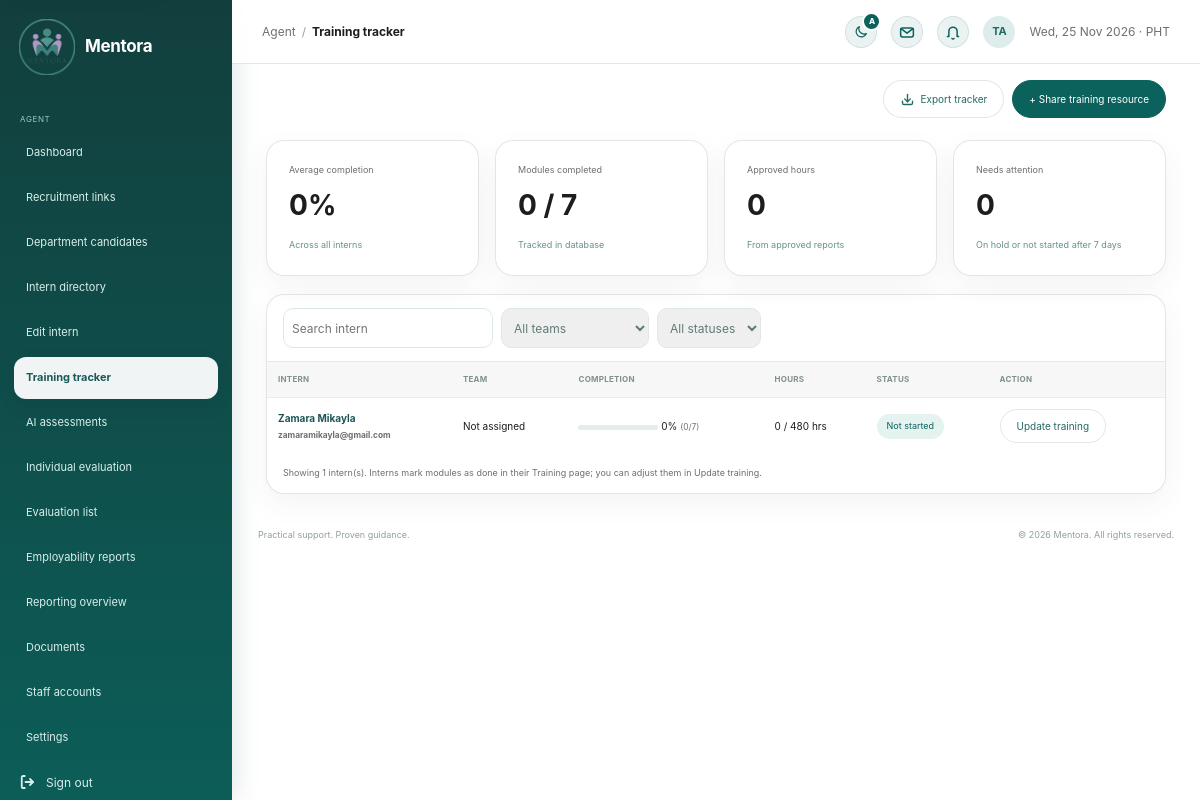
Screenshot of /agent/training_tracker.php (signed in) with the database file from the repository.
### tables this page shows
CREATE TABLE `users` (
  `id` int(10) UNSIGNED NOT NULL,
  `user_code` varchar(20) DEFAULT NULL,
  `first_name` varchar(80) NOT NULL,
  `last_name` varchar(80) NOT NULL,
  `email` varchar(190) NOT NULL,
  `email_verified_at` datetime DEFAULT NULL,
  `username` varchar(40) DEFAULT NULL,
  `pathway` enum('employee_va','internship') NOT NULL,
  `pathway_chosen_at` datetime DEFAULT current_timestamp(),
  `password_hash` varchar(255) NOT NULL,
  `role` enum('applicant','agent','admin') NOT NULL DEFAULT 'applicant',
  `status` enum('pending','approved','active','rejected','disabled') NOT NULL DEFAULT 'active',
  `presence` enum('active','busy','offline') NOT NULL DEFAULT 'active',
  `last_seen_at` datetime DEFAULT NULL,
  `department_id` int(10) UNSIGNED DEFAULT NULL,
  `agent_id` int(10) UNSIGNED DEFAULT NULL,
  `referred_by` int(10) UNSIGNED DEFAULT NULL,
  `avatar_path` varchar(190) DEFAULT NULL,
  `created_at` timestamp NOT NULL DEFAULT current_timestamp(),
  `updated_at` timestamp NOT NULL DEFAULT current_timestamp() ON UPDATE current_timestamp()
);

### includes/workflow.php (called while the page is built, shortened)
<?php
require_once __DIR__ . '/auth_check.php';
require_once __DIR__ . '/ui_icons.php';
function mentora_h(mixed $value): string
{
    return htmlspecialchars((string) $value, ENT_QUOTES | ENT_SUBSTITUTE, 'UTF-8');
}
function mentora_pathway_folder(string $pathway): string
{
    return in_array($pathway, ['internship', 'intern'], true) ? 'intern' : 'employee';
}
function mentora_training_modules(string $pathway): array
{
    return mentora_pathway_folder($pathway) === 'intern'
        ? [
            'welcome' => ['Welcome to Mentora PH', 1],
            'remote_work' => ['Remote Work Essentials', 1],
            'account_optimization' => ['Optimizing Your Accounts', 1],
            'workspace_files' => ['Google Workspace & File Standards', 1],
            'client_basics' => ['Client Communication Basics', 1],
            'data_privacy' => ['Data Privacy Essentials', 1],
            'support_simulation' => ['Client Support Simulation', 1],
        ]
        : [
            'policies' => ['Welcome & Company Policies', 1],
            'account_optimization' => ['Optimizing Your Accounts', 1],
            'va_workflow' => ['Executive VA Workflow', 1],
            'client_standards' => ['Client Communication Standards', 1],
            'security' => ['Information Security & Privacy', 1],
            'handoff' => ['Operations Handoff Simulation', 1],
        ];
}
function mentora_workspace_people(PDO $pdo, string $pathway = 'internship', ?int $agentId = null): array
{
    $where = ["u.role = 'applicant'", "u.status = 'active'"];
    $params = [];
    if ($pathway !== 'all') {
        $where[] = 'u.pathway = ?';
        $params[] = $pathway;
    }
    $query = $pdo->prepare(
        "SELECT u.id, u.user_code, u.first_name, u.last_name, u.email, u.pathway, u.created_at, u.department_id, u.agent_id,
                d.name AS department_name, CONCAT(ag.first_name, ' ', ag.last_name) AS agent_name,
                COALESCE(t.modules_completed, 0) AS completed, t.modules_total, COALESCE(t.hours_logged, 0) AS hours_logged,
                COALESCE(t.status, 'not_started') AS training_status, t.notes,
                a.required_hours, a.school, a.course,
                (SELECT COUNT(*) FROM work_reports r WHERE r.user_id = u.id AND r.status = 'submitted') AS reports_waiting,
                ((COALESCE(s.upwork_url, '') <> '') + (COALESCE(s.linkedin_url, '') <> '') + (COALESCE(s.quora_url, '') <> '') + (COALESCE(s.reddit_url, '') <> '') + (COALESCE(s.instagram_url, '') <> '') + (COALESCE(s.threads_url, '') <> '') + (COALESCE(s.substack_url, '') <> '')) AS social_added
         FROM users u
         LEFT JOIN departments d ON d.id = u.department_id
         LEFT JOIN users ag ON ag.id = u.agent_id
         LEFT JOIN training_records t ON t.user_id = u.id
         LEFT JOIN social_profiles s ON s.user_id = u.id
         LEFT JOIN applications a ON a.id = (SELECT MAX(id) FROM applications WHERE user_id = u.id)
         WHERE " . implode(' AND ', $where) . '
         ORDER BY u.first_name, u.last_name'
    );
    $query->execute($params);
    $people = $query->fetchAll();
    foreach ($people as &$person) {
        $person['total'] = count(mentora_training_modules($person['pathway']));
        $person['percent'] = (int) round(min($person['completed'], $person['total']) / $person['total'] * 100);
    }
    return $people;
}
function mentora_required_hours(?array $person): int
{
    $hours = (int) ($person['required_hours'] ?? 0);
    return $hours > 0 ? $hours : MENTORA_DEFAULT_INTERN_HOURS;
}
function mentora_hours(float|string|null $hours): string
{
    return rtrim(rtrim(number_format((float) $hours, 1, '.', ''), '0'), '.') ?: '0';
}
    ?>

### agent/training_tracker.php (the view, shortened to what this page needs)
<?php
require_once __DIR__ . '/../includes/workflow.php';
require __DIR__ . '/../includes/agent_layout.php';
$rows = mentora_workspace_people($pdo);
$completed = array_sum(array_column($rows, 'completed'));
$total = array_sum(array_column($rows, 'total'));
$hours = array_sum(array_map('floatval', array_column($rows, 'hours_logged')));
$attention = count(array_filter(
    $rows,
    static fn($r) => $r['training_status'] === 'on_hold' || ($r['training_status'] === 'not_started' && strtotime($r['created_at']) < strtotime('-7 days'))
));
?>
<div class="admin-heading">
    <div class="admin-actions">
        <a class="admin-btn" href="export.php?type=training"><?= mentora_icon('download') ?>Export tracker</a><a class="admin-btn primary" href="documents.php#upload">+ Share training resource</a>
    </div>
</div>
<div class="metric-grid">
    <div class="metric-card">
        <small>Average completion</small><strong><?= $total ? round($completed / $total * 100) : 0 ?>%</strong><span>Across all interns</span>
    </div>
    <div class="metric-card">
        <small>Modules completed</small><strong><?= $completed ?> / <?= $total ?></strong><span>Tracked in database</span>
    </div>
    <div class="metric-card">
        <small>Approved hours</small><strong><?= mentora_hours($hours) ?></strong><span>From approved reports</span>
    </div>
    <div class="metric-card">
        <small>Needs attention</small><strong><?= $attention ?></strong><span>On hold or not started after 7 days</span>
    </div>
</div>
<section class="admin-panel data-panel">
    <div class="table-toolbar" data-table-filter="tracker-table">
        <input type="search" data-filter="search" placeholder="Search intern" aria-label="Search interns">
        <select data-filter="team" aria-label="Team">
            <option value="all">All teams</option>
            <?php foreach (mentora_departments($pdo) as $department): ?>
            <option value="<?= mentora_h(mb_strtolower($department['name'])) ?>"><?= mentora_h($department['name']) ?></option>
            <?php endforeach; ?></select>
        <select data-filter="status" aria-label="Status">
            <option value="all">All statuses</option>
            <?php foreach (MENTORA_TRAINING_STATUS as $key => [, $label]): ?>
            <option value="<?= $key ?>"><?= $label ?></option>
            <?php endforeach; ?></select>
    </div>
    <table class="admin-table" id="tracker-table">
        <thead>
            <tr>
                <th>Intern</th>
                <th>Team</th>
                <th>Completion</th>
                <th>Hours</th>
                <th>Status</th>
                <th>Action</th>
            </tr>
        </thead>
        <tbody>
        <?php foreach ($rows as $row): [$badgeClass, $badgeText] = MENTORA_TRAINING_STATUS[$row['training_status']] ?? ['info', $row['training_status']]; $required = mentora_required_hours($row); ?>
            <tr data-status="<?= $row['training_status'] ?>" data-team="<?= mentora_h(mb_strtolower($row['department_name'] ?? 'none')) ?>">
                <td><?= mentora_h($row['name']) ?><br><small><?= mentora_h($row['email']) ?></small></td>
                <td><?= mentora_h($row['department_name'] ?? 'Not assigned') ?></td>
                <td>
                    <span class="progress"><i style="width:<?= $row['percent'] ?>%"></i></span> <?= $row['percent'] ?>% <small>(<?= $row['completed'] ?>/<?= $row['total'] ?>)</small>
                </td>
                <td><?= mentora_hours($row['hours_logged']) ?> / <?= $required ?> hrs</td>
                <td><span class="badge <?= $badgeClass ?>"><?= $badgeText ?></span></td>
                <td><a class="admin-btn" href="edit_intern.php?id=<?= (int) $row['id'] ?>">Update training</a></td>
            </tr>
        <?php endforeach; ?>
    </tbody></table>
    <div class="table-note">Showing <span data-filter-count="tracker-table"><?= count($rows) ?></span> intern(s). Interns mark modules as done in their Training page; you can adjust them in Update training.</div>
</section>
<?php require __DIR__ . '/../includes/admin_footer.php'; ?>

### assets/css/admin.css (style rules this page uses)
:root { --admin-ink: #155d5c; }
.admin-body, .applicant-body { --workspace-blue: var(--mentora-teal); --workspace-bg: #f5f5f7; --workspace-surface: rgba(255, 255, 255, 0.86); --workspace-line: rgba(60, 60, 67, 0.13); --workspace-muted: #6e6e73; background: radial-gradient(circle at 100% 0, rgba(120, 213, 204, 0.18), transparent 25rem), var(--workspace-bg); color: #1d1d1f; font-family: -apple-system, BlinkMacSystemFont, "SF Pro Display", "SF Pro Text", "Segoe UI", sans-serif; font-size: 12px; }
.admin-heading { align-items: flex-start; display: flex; justify-content: space-between; margin-bottom: 22px; }
.admin-workspace .admin-heading:not(.module-heading, .keep-title) { justify-content: flex-end; }
.admin-actions { display: flex; gap: 8px; }
.admin-btn { background: #fff; border: 1px solid var(--workspace-line); border-radius: 999px; color: #246965; font-size: 10px; padding: 10px 16px; text-decoration: none; transition: box-shadow 180ms ease, transform 180ms ease; }
.admin-btn.primary { background: var(--workspace-blue); border-color: var(--workspace-blue); color: #fff; }
.metric-grid { display: grid; gap: 16px; grid-template-columns: repeat(4, 1fr); margin-bottom: 18px; }
.metric-card, .admin-panel, .pathway-card { background: var(--workspace-surface); border: 1px solid var(--workspace-line); border-radius: 18px; box-shadow: 0 10px 28px rgba(60, 60, 67, 0.06); }
.metric-card, .admin-panel { padding: 22px; }
.metric-card { transition: box-shadow 180ms ease, transform 180ms ease; }
.metric-card small { color: var(--workspace-muted); display: block; font-size: 9px; }
.metric-card strong { color: #1d1d1f; display: block; font-size: 28px; margin: 6px 0; }
.metric-card span { color: #65918d; font-size: 9px; }
.badge { background: #e4f3ec; border-radius: 999px; color: #3d8068; display: inline-block; font-size: 9px; padding: 5px 10px; }
.badge.info { background: var(--mentora-pale); color: var(--mentora-teal); }
.data-panel { overflow: hidden; padding: 0; }
.table-toolbar { border-bottom: 1px solid #e0ecea; display: flex; gap: 8px; padding: 13px 16px; }
.table-toolbar input, .table-toolbar select { border: 1px solid #dbe8e6; border-radius: 10px; color: #607977; font: inherit; min-height: 40px; padding: 8px; }
.admin-table { border-collapse: collapse; font-size: 10px; width: 100%; }
.admin-table th { background: rgba(245, 245, 247, 0.8); color: #80918f; font-size: 8px; letter-spacing: 0.03em; padding: 11px; text-align: left; text-transform: uppercase; }
.admin-table td { border-top: 1px solid #e5eeec; padding: 12px 11px; }
.admin-table td:first-child { color: #1c5553; font-weight: bold; }
.table-note { color: var(--workspace-muted); font-size: 9px; padding: 12px 16px; }
.progress { background: #e1eeec; border-radius: 5px; display: inline-block; height: 5px; width: 80px; }
.admin-btn { transition: background 180ms ease, border-color 180ms ease, box-shadow 180ms ease, color 180ms ease, transform 180ms ease; }
.metric-card { overflow: hidden; position: relative; transition: border-color 220ms ease, box-shadow 220ms ease, transform 220ms ease; }
.metric-card::before { background: linear-gradient(90deg, var(--mentora-deep), var(--mentora-green) 60%, var(--mentora-mint)); content: ""; height: 3px; inset: 0 0 auto 0; position: absolute; transform: scaleX(0); transform-origin: left; transition: transform 320ms ease; }
.metric-card strong { transition: color 220ms ease; }
.admin-panel, .pathway-card { transition: border-color 220ms ease, box-shadow 220ms ease; }
.admin-table tbody td { transition: background 160ms ease; }
.badge { transition: background 180ms ease, color 180ms ease; }

### assets/css/settings.css (style rules this page uses)
body { --ui-radius-card: 18px; --ui-radius-control: 999px; --ui-radius-item: 12px; --settings-card-solid: #fff; }
.admin-table td small { color: var(--workspace-muted, #6e6e73); }
.admin-btn:has(.btn-icon) { display: inline-flex; align-items: center; justify-content: center; gap: 6px; }

### rows the page displays
users: name "Zamara Mikayla", email "zamaramikayla@gmail.com", department_name "Not assigned", percent "0", completed "0", total "7", hours_logged "0", required "480", badgeText "Not started"

### other values shown
$e($label) "Dashboard"
$e($label) "Recruitment links"
$e($label) "Department candidates"
$e($label) "Intern directory"
$e($label) "Edit intern"
$e($label) "Training tracker"
$e($label) "AI assessments"
$e($label) "Individual evaluation"
$e($label) "Evaluation list"
$e($label) "Employability reports"
$e($label) "Reporting overview"
$e($label) "Documents"
$e($label) "Staff accounts"
$e($label) "Settings"
$e($crumbTitle) "Training tracker"
